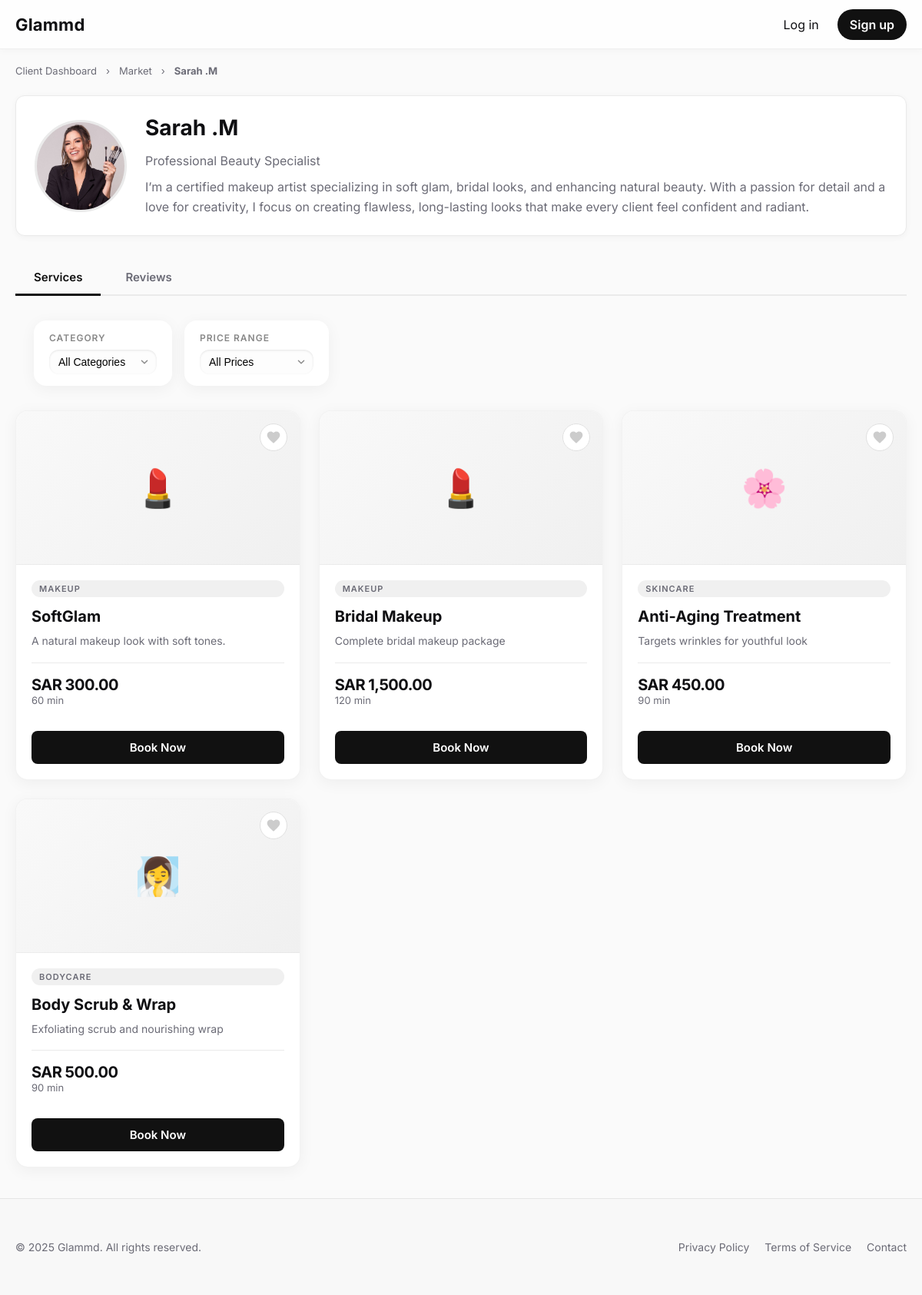
Before: /intial/services.php?professional_id=1 with the older database file.
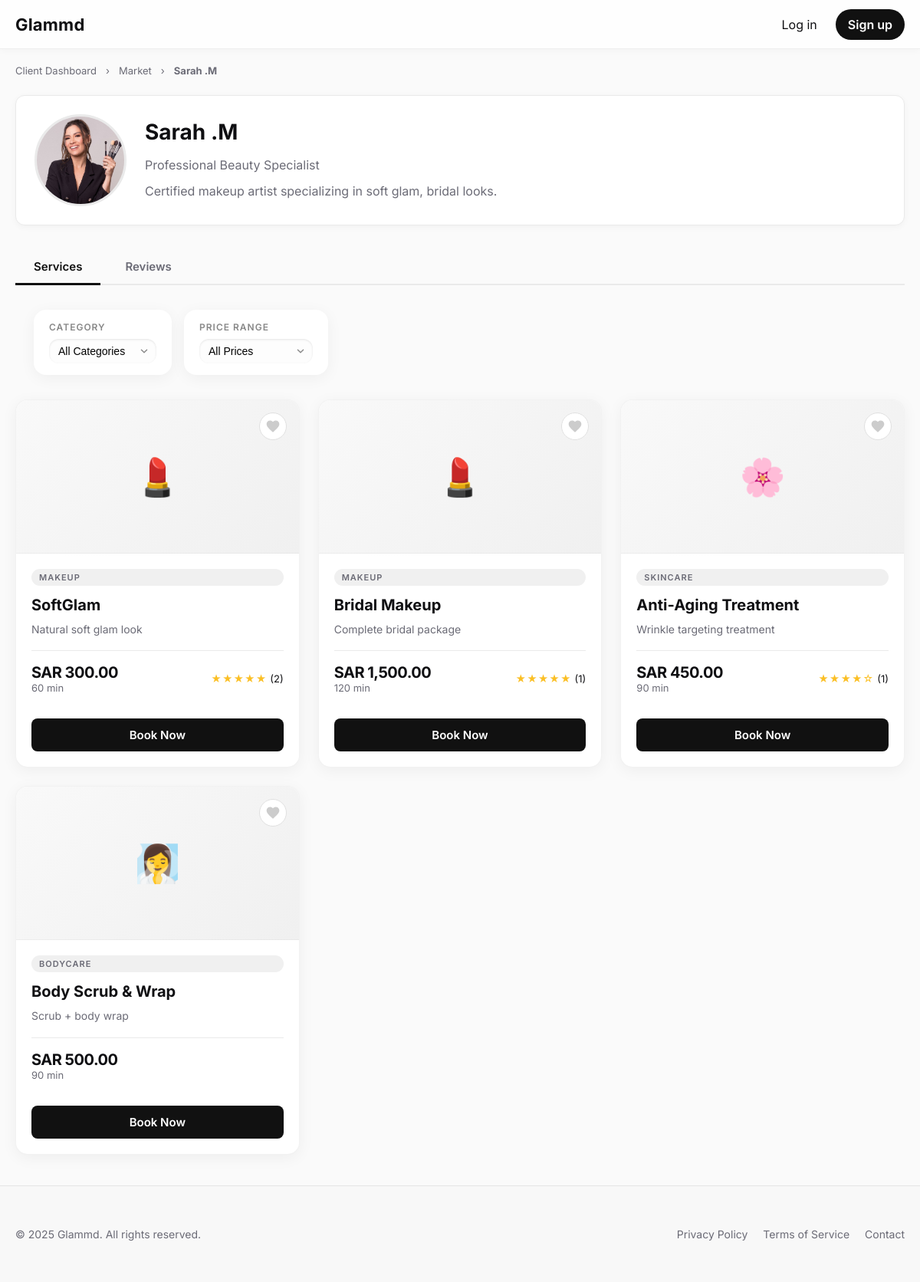
After: the same page with the newer database file.
### tables this page shows
CREATE TABLE `Service` (
  `service_id` int UNSIGNED NOT NULL AUTO_INCREMENT,
  `professional_id` int UNSIGNED NOT NULL,
  `category` enum('Hair','Makeup','Skincare','Bodycare','Nails') NOT NULL,
  `title` varchar(160) NOT NULL,
  `description` text,
  `duration` smallint UNSIGNED NOT NULL,
  `price` decimal(10,2) NOT NULL,
  `tags` text,
  PRIMARY KEY (`service_id`),
  CONSTRAINT `fk_service_professional`
      FOREIGN KEY (`professional_id`)
      REFERENCES `Professional` (`professional_id`)
      ON DELETE CASCADE
);

### intial/services.php (the view, shortened to what the changed rows need)
<?php
require_once 'db.php';
$is_professional = false;
$is_client       = false;
$savedServiceIds = [];
$viewing_professional_id = isset($_GET['professional_id']) ? (int)$_GET['professional_id'] : null;
$current_professional = null;
$services             = [];
if ($viewing_professional_id) {
    $sql = "SELECT s.*, u.name AS professional_name, p.img AS professional_img, p.bio
            FROM Service s
            JOIN Professional p ON s.professional_id = p.professional_id
            JOIN User u ON p.professional_id = u.user_id
            WHERE s.professional_id = ?";
    $stmt = $conn->prepare($sql);
    $stmt->bind_param("i", $viewing_professional_id);
    $stmt->execute();
    $result = $stmt->get_result();
}
if ($result) {
    while ($row = $result->fetch_assoc()) {
        $services[] = $row;
    }
}
if ($viewing_professional_id) {
    if (!empty($services)) {
        $first = $services[0];
        $current_professional = [
            'name'            => $first['professional_name'],
            'bio'             => $first['bio'],
            'professional_img'=> $first['professional_img'],
        ];
    }
}
?>
<!doctype html>
<html lang="en">
<head>
  <link rel="stylesheet" href="common.css">
</head>
<body class="has-solid-header">
  <main class="page">
    <div class="container">
      <div class="professional-profile">
        <div class="professional-info">
          <h1 class="professional-name"><?php echo htmlspecialchars($current_professional['name'] ?? 'Professional'); ?></h1>
          <p class="professional-title">Professional Beauty Specialist</p>
          <?php if (!empty($current_professional['bio'])): ?>
            <p class="professional-bio">
              <?php echo htmlspecialchars($current_professional['bio']); ?>
            </p>
          <?php endif; ?>
        </div>
      </div>
      <div class="tab-content active" id="services-content">
        <div class="services-grid" id="services-grid">
          <?php
          if (!empty($services)) {
            foreach ($services as $service) {
              $serviceId      = (int)$service['service_id'];
              $formattedPrice = number_format($service['price'], 2);
              $isSaved        = $is_client && in_array($serviceId, $savedServiceIds, true);
              $avg_rating   = 0;
              $review_count = 0;
              if ($stmtR = $conn->prepare("SELECT AVG(rating) AS avg_rating, COUNT(*) AS review_count FROM Review WHERE service_id = ?")) {
                  $stmtR->bind_param("i", $serviceId);
                  $stmtR->execute();
                  $rRes = $stmtR->get_result()->fetch_assoc();
                  if ($rRes) {
                      $avg_rating   = (float)$rRes['avg_rating'];
                      $review_count = (int)$rRes['review_count'];
                  }
              }
              $full_stars = floor($avg_rating);
              $stars      = str_repeat('★', $full_stars) . str_repeat('☆', max(0, 5 - $full_stars));
              $emoji = '✨';
              switch ($service['category']) {
                  case 'Makeup':   $emoji = '💄';   break;
                  case 'Skincare': $emoji = '🌸';   break;
                  case 'Bodycare': $emoji = '🧖‍♀️'; break;
              }
          ?>
            <article class="service-card">
              <button
                class="favorite-btn <?php echo $isSaved ? 'active' : ''; ?>"
                aria-label="Save to board"
                data-service-id="<?php echo $serviceId; ?>">
                <svg xmlns="http://www.w3.org/2000/svg" viewBox="0 0 24 24">
                  <path d="M12 21.35l-1.45-1.32C5.4 15.36 2 12.28 2 8.5 2 5.42 4.42 3 7.5 3c1.74 0 3.41.81 4.5 2.09C13.09 3.81 14.76 3 16.5 3 19.58 3 22 5.42 22 8.5c0 3.78-3.4 6.86-8.55 11.54L12 21.35z"/>
                </svg>
              </button>
              <div class="service-image"><?php echo $emoji; ?></div>
              <div class="service-content">
                <span class="service-category"><?php echo htmlspecialchars($service['category']); ?></span>
                <h3 class="service-title"><?php echo htmlspecialchars($service['title']); ?></h3>
                <p class="service-description">
                  <?php echo htmlspecialchars($service['description']); ?>
                </p>
                <div class="service-meta">
                  <div>
                    <div class="service-price">SAR <?php echo $formattedPrice; ?></div>
                    <div class="service-duration"><?php echo (int)$service['duration']; ?> min</div>
                  </div>
                  <?php if ($review_count > 0): ?>
                    <div class="service-rating">
                      <span class="stars" title="<?php echo $avg_rating; ?> out of 5"><?php echo $stars; ?></span>
                      <span>(<?php echo $review_count; ?>)</span>
                    </div>
                  <?php endif; ?>
                </div>
              </div>
              <div class="service-footer">
                <a href="booking.php?service=<?php echo $serviceId; ?>" class="btn-book">Book Now</a>
              </div>
            </article>
          <?php
            }
          } else {
            echo '<p class="no-results">No services available at the moment.</p>';
          }
          ?>
        </div>
      </div>
    </div>
  </main>
</body>
</html>

Changed rows visible on the page:
changed service "SoftGlam": description "A natural makeup look with soft tones." → "Natural soft glam look"; stars (not shown) → "★★★★★"; review_count (not shown) → "2"
changed service "Bridal Makeup": description "Complete bridal makeup package" → "Complete bridal package"; stars (not shown) → "★★★★★"; review_count (not shown) → "1"
changed service "Anti-Aging Treatment": description "Targets wrinkles for youthful look" → "Wrinkle targeting treatment"; stars (not shown) → "★★★★☆"; review_count (not shown) → "1"
changed service "Body Scrub & Wrap": description "Exfoliating scrub and nourishing wrap" → "Scrub + body wrap"
Other visible differences:
$current_professional['bio']: "I’m a certified makeup artist specializing in soft glam, bridal looks, and enhancing natural beauty. With a passion for detail and a love for creativity, I focus on creating flawless, long-lasting looks that make every client feel confident and radiant." → "Certified makeup artist specializing in soft glam, bridal looks."
